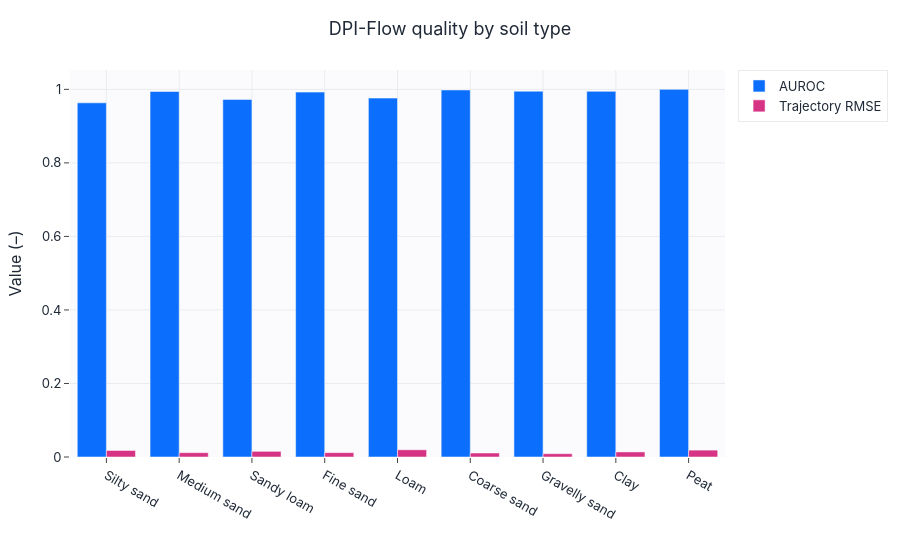
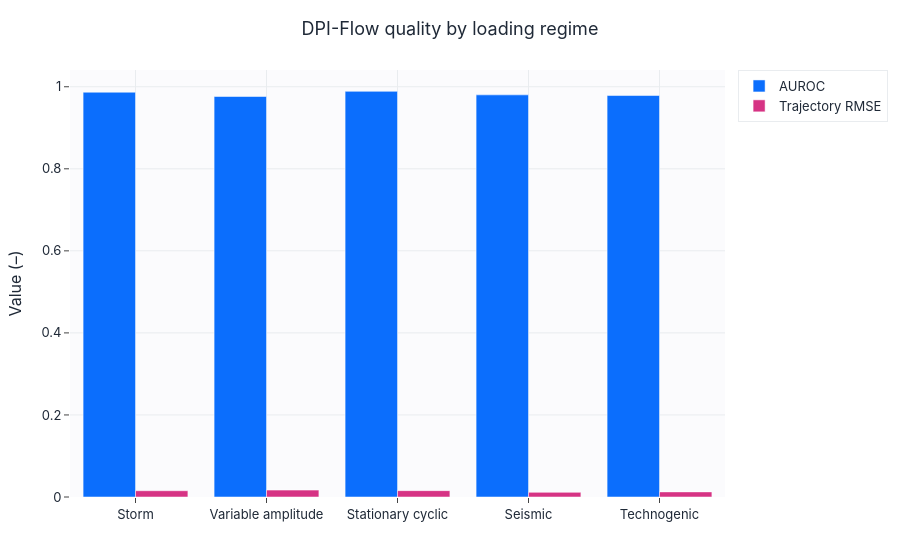

Here is the notebook cell these charts were saved with, in order:
### Markdown cell above
## Metrics by soil type and loading regime (DPI-Flow)

### Code cell
dpi, hp, _ = load_trained("dpi_flow")
out = collect_outputs(dpi, test, config, device)
_, sample_df = compute_metrics("DPI-Flow", out, test, config)
sample_df["soil_en"] = sample_df["soil_type"].map(SOIL_DISPLAY_NAMES_EN)
sample_df["load_en"] = sample_df["load_mode"].map(LOAD_DISPLAY_NAMES_EN)
soil_metrics = grouped_metrics(sample_df, "soil_en")
load_metrics = grouped_metrics(sample_df, "load_en")
display(english_metric_table(soil_metrics).round(4))
grouped_bar(soil_metrics["soil_en"].tolist(),
            {"AUROC": soil_metrics["AUROC"].tolist(), "Trajectory RMSE": soil_metrics["mean_traj_rmse"].tolist()},
            title="DPI-Flow quality by soil type", ylabel="Value (–)",
            save=SAVE_FIGS, fig_id="3_2_metrics_by_soil").show()
grouped_bar(load_metrics["load_en"].tolist(),
            {"AUROC": load_metrics["AUROC"].tolist(), "Trajectory RMSE": load_metrics["mean_traj_rmse"].tolist()},
            title="DPI-Flow quality by loading regime", ylabel="Value (–)",
            save=SAVE_FIGS, fig_id="3_2_metrics_by_load").show()

### Figure 1 — Plotly figure (JSON) as saved in the notebook; plotly's stock layout.template omitted (floating-point values rounded to 4 significant figures)
{"data": [{"marker": {"color": "#0b6efd"}, "name": "AUROC", "type": "bar", "x": ["Silty sand", "Medium sand", "Sandy loam", "Fine sand", "Loam", "Coarse sand", "Gravelly sand", "Clay", "Peat"], "y": [0.9633, 0.9942, 0.9726, 0.9925, 0.9763, 0.9984, 0.9951, 0.9946, 1.0]}, {"marker": {"color": "#d63384"}, "name": "Trajectory RMSE", "type": "bar", "x": ["Silty sand", "Medium sand", "Sandy loam", "Fine sand", "Loam", "Coarse sand", "Gravelly sand", "Clay", "Peat"], "y": [0.01777, 0.01182, 0.01545, 0.01189, 0.01966, 0.01084, 0.009043, 0.01378, 0.01875]}], "layout": {"barmode": "group", "title": {"text": "DPI-Flow quality by soil type"}, "xaxis": {"title": {"text": ""}}, "yaxis": {"title": {"text": "Value (–)"}}}}

### Figure 2 — Plotly figure (JSON) as saved in the notebook; plotly's stock layout.template omitted (floating-point values rounded to 4 significant figures)
{"data": [{"marker": {"color": "#0b6efd"}, "name": "AUROC", "type": "bar", "x": ["Storm", "Variable amplitude", "Stationary cyclic", "Seismic", "Technogenic"], "y": [0.9867, 0.9762, 0.9888, 0.9802, 0.9786]}, {"marker": {"color": "#d63384"}, "name": "Trajectory RMSE", "type": "bar", "x": ["Storm", "Variable amplitude", "Stationary cyclic", "Seismic", "Technogenic"], "y": [0.01528, 0.01678, 0.01551, 0.01137, 0.01245]}], "layout": {"barmode": "group", "title": {"text": "DPI-Flow quality by loading regime"}, "xaxis": {"title": {"text": ""}}, "yaxis": {"title": {"text": "Value (–)"}}}}
